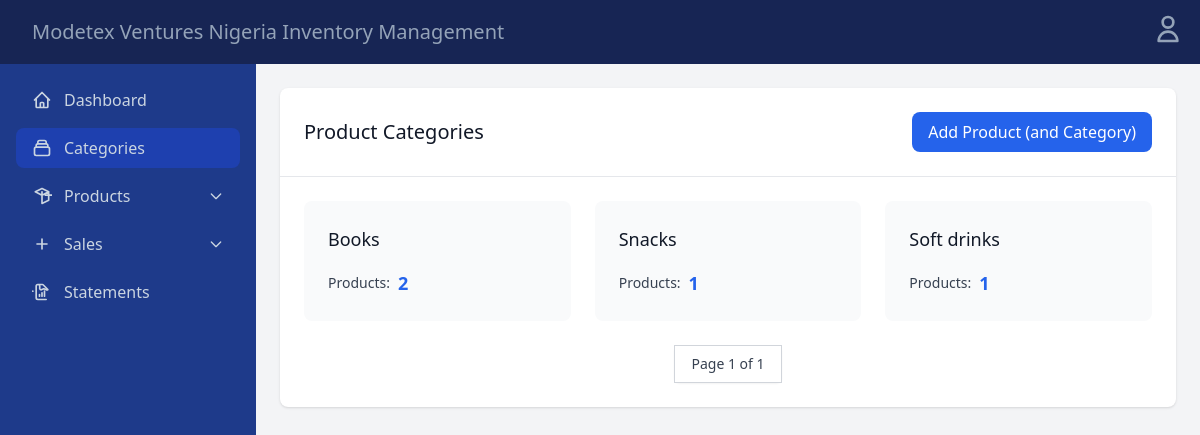
Page /category_list/ on the earlier database version.
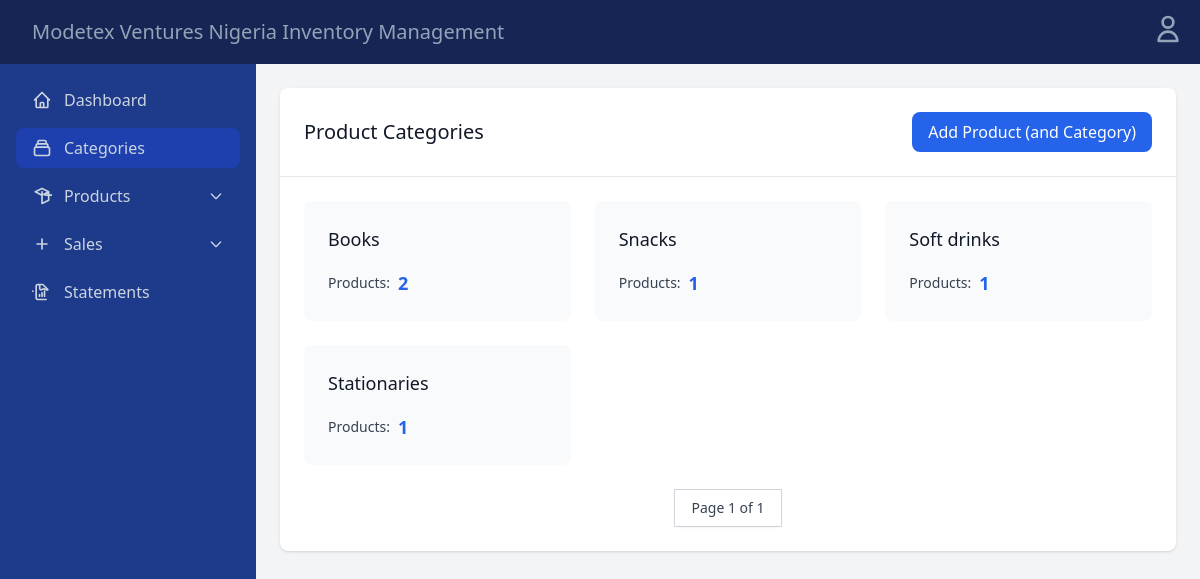
Same page on the later database version.
### products/models.py (models this page shows, shortened)
class Category(models.Model):
    name = models.CharField(max_length=200, blank=False)
    slug = models.SlugField(max_length=200, unique=True)
    class Meta:
        ordering = ['name']
        indexes = [models.Index(fields=['name'])]
        verbose_name = 'category'
        verbose_name_plural = 'categories'

### products/views.py (the view)
# urls.py: path('category_list/', category_list, name='category_list'),
def category_list(request):
    categories_list = Category.objects.all()
    PAGE_SIZE = 10
    paginator = Paginator(categories_list, PAGE_SIZE)
    page = request.GET.get('page')
    try:
        categories = paginator.page(page)
    except PageNotAnInteger:
        categories = paginator.page(1)
    except EmptyPage:
        categories = paginator.page(paginator.num_pages)
    context = {
        'title': 'Product Categories',
        'categories': categories,
    }
    return render(request, 'products/categories.html', context)

### templates/products/categories.html (shortened to what this page needs)
{% extends 'base.html' %}
{% block content %}
<div class="bg-white shadow rounded-lg">
    <div class="p-6 border-b border-gray-200">
        <div class="flex justify-between items-center">
            <h2 class="text-xl font-medium text-gray-900">Product Categories</h2>
            <a href="{% url 'product_create' %}" class="bg-blue-600 text-white px-4 py-2 rounded-lg hover:bg-blue-700">
                Add Product (and Category)
            </a>
        </div>
    </div>
    <div class="p-6">
        <div class="grid grid-cols-1 md:grid-cols-2 lg:grid-cols-3 gap-6">
            {% for category in categories %}
            <a href="{% url 'product_list_by_category' category.id %}" class="bg-gray-50 rounded-lg p-6 hover:bg-gray-100 transition duration-300">
                <div class="flex justify-between items-start">
                    <div>
                        <h3 class="text-lg font-medium text-gray-900">{{ category.name }}</h3>
                    </div>
                </div>
                <div class="mt-4">
                    <div class="flex items-center space-x-2">
                        <span class="text-sm text-gray-700">Products:</span>
                        <span class="text-lg font-semibold text-blue-600">{{ category.products.count }}</span>
                    </div>
                </div>
            </a>
            {% empty %}
            <div class="col-span-full text-center py-8 text-gray-500">
                No categories found. Add a product to create a category!
            </div>
            {% endfor %}
        </div>
        <div class="mt-6 flex justify-center">
            <nav class="inline-flex rounded-md shadow-sm">
                <span class="px-4 py-2 text-sm font-medium text-gray-700 bg-white border border-gray-300">
                    Page {{ categories.number }} of {{ categories.paginator.num_pages }}
                </span>
            </nav>
        </div>
    </div>
</div>
{% endblock %}

Differences in the rows shown:
added Category: name "Stationaries", products.count "1"
